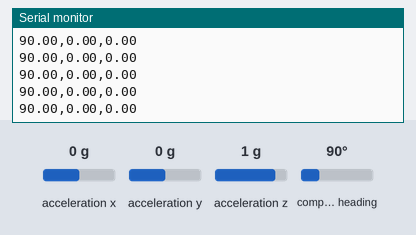
A sketch run on a simulated ESP32. On the bench: the last lines printed to the serial monitor. The test bench sets the inputs (shaded band); at power-on: acceleration x 0 g, acceleration y 0 g, acceleration z 1 g, compass heading 90°. Nothing arrives over Bluetooth unless stated; a phone connects over Bluetooth LE 3 s after start.

Above: at 3.2 s.
3.3 s: acceleration x set to -1.4 g
At 3.57 s:
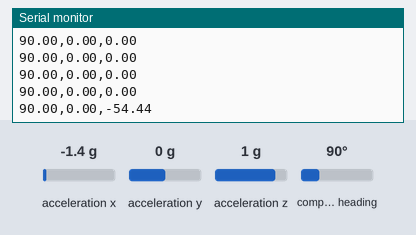
4.8 s: acceleration y set to -1.4 g
At 4.98 s:
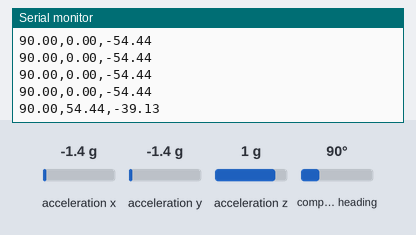
6.3 s: acceleration z set to -1.4 g
At 6.39 s:
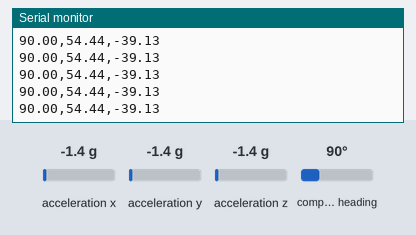
7.8 s: compass heading set to 7°
At 7.8 s:
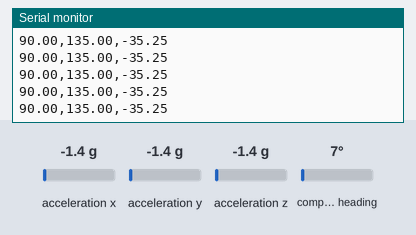
Timing chart, 0 to 10.3 s (numbered marks = the images above; inputs shaded):
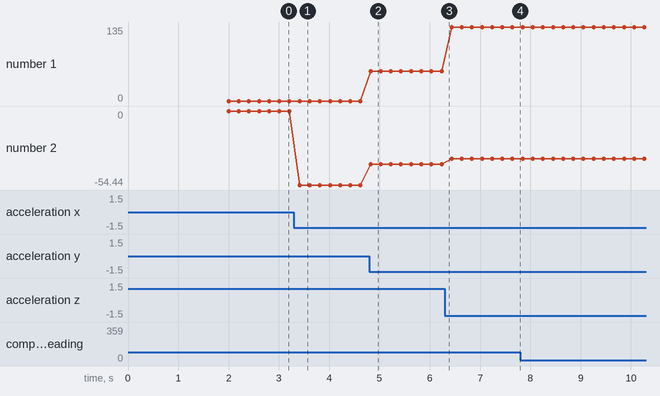

The sketch:

esp32_posture.ino
```cpp
#include <Wire.h>
#include <Adafruit_Sensor.h>
#include <Adafruit_BNO055.h>
#include <utility/imumaths.h>

#include <BLEDevice.h>
#include <BLEServer.h>
#include <BLEUtils.h>
#include <BLE2902.h>

Adafruit_BNO055 bno = Adafruit_BNO055(55, 0x28);

// BLE UUIDs
#define SERVICE_UUID        "12345678-1234-1234-1234-1234567890ab"
#define CHARACTERISTIC_UUID "abcdefab-1234-1234-1234-abcdefabcdef"

BLECharacteristic *pCharacteristic;
bool deviceConnected = false;

class MyServerCallbacks: public BLEServerCallbacks {
  void onConnect(BLEServer* pServer) {
    deviceConnected = true;
  }

  void onDisconnect(BLEServer* pServer) {
    deviceConnected = false;
    pServer->startAdvertising();
  }
};

void setup() {
  Serial.begin(115200);
  Wire.begin(21, 22);
  delay(1000);

  if (!bno.begin()) {
    Serial.println("No BNO055 detected");
    while (1);
  }

  delay(1000);
  bno.setExtCrystalUse(true);

  // BLE setup
  BLEDevice::init("SmartWear_ESP32");
  BLEServer *pServer = BLEDevice::createServer();
  pServer->setCallbacks(new MyServerCallbacks());

  BLEService *pService = pServer->createService(SERVICE_UUID);

  pCharacteristic = pService->createCharacteristic(
                      CHARACTERISTIC_UUID,
                      BLECharacteristic::PROPERTY_NOTIFY |
                      BLECharacteristic::PROPERTY_READ
                    );

  pCharacteristic->addDescriptor(new BLE2902());
  pService->start();

  BLEAdvertising *pAdvertising = BLEDevice::getAdvertising();
  pAdvertising->addServiceUUID(SERVICE_UUID);
  pAdvertising->start();

  Serial.println("BLE started. Waiting for Raspberry Pi...");
}

void loop() {
  imu::Vector<3> euler = bno.getVector(Adafruit_BNO055::VECTOR_EULER);

  float heading = euler.x();
  float roll    = euler.z();
  float pitch   = euler.y();

  String data = String(heading, 2) + "," + String(roll, 2) + "," + String(pitch, 2);

  Serial.println(data);

  if (deviceConnected) {
    pCharacteristic->setValue(data.c_str());
    pCharacteristic->notify();
  }

  delay(200);
}
```

Measured:
- after the input at 3.3 s, the serial monitor: prints a new line after 0.11 s (image 1)
- after the input at 4.8 s, the serial monitor: prints a new line at once (image 2)
- plotted number 1: 0 → 54.44 after the input at 4.8 s, 54.44 → 135 after the input at 6.3 s
- plotted number 2: 0 → -54.44 after the input at 3.3 s, -54.44 → -39.13 after the input at 4.8 s, -39.13 → -35.25 after the input at 6.3 s
